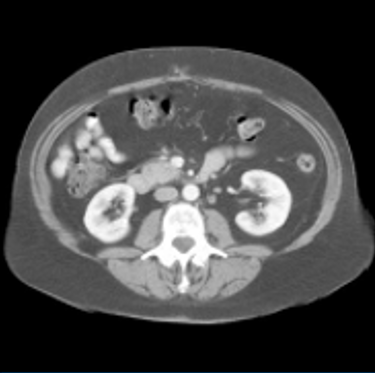
#> input picture base_image.png, 375 x 373 px
$ python Rotate_Figure1.py
#> lines starting #> are read from the running program, lines starting #| are printed output that depends on the picture
#> further down, img is the input picture: shape (373, 375, 3); mean B, G, R 70.8, 70.7, 70.6
import cv2
import matplotlib.pyplot as plt
import numpy as np
import math


def rotate_bound(img,angle):

#> called with angle = 45
    h,w = img.shape[0], img.shape[1]
#> h = 373; w = 375

    center = (w//2,h//2)
#> center = (187, 186)


    rotation_matrix = cv2.getRotationMatrix2D(center, angle, 1.0)

    cos_Rotation = np.abs(rotation_matrix[0][0])
#> cos_Rotation = 0.707
    sin_Rotation = np.abs(rotation_matrix[0][1])
#> sin_Rotation = 0.707


    h1 = int((h*sin_Rotation)+(w*cos_Rotation))
#> h1 = 528
    w1 = int((h*cos_Rotation)+(w*sin_Rotation))
#> w1 = 528

    rotation_matrix[0][2] += ((w1/2)-(w//2))
    rotation_matrix[1][2] += ((h1/2)-(h//2))

    final_rotated = cv2.warpAffine(img, rotation_matrix, (w1, h1))
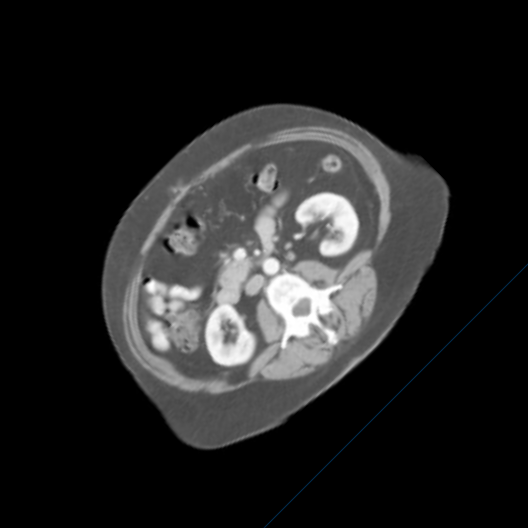
#> final_rotated: shape (528, 528, 3); mean B, G, R 35.5, 35.5, 35.4

    return final_rotated

img = cv2.imread('base_image.png')

plt.imshow(rotate_bound(img,45),cmap='gray')
plt.show()
